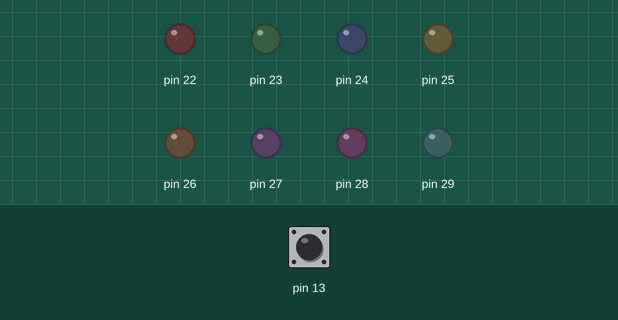
Recording of a sketch running on a simulated Arduino Mega 2560, built with avr-gcc and run on an emulated ATmega2560. Parts: output pins drawn as LEDs (lit = HIGH). The inputs (shaded band) are chosen by the test bench; at power-on: pin 13 LOW.

Above: at 1.2 s.
1.3 s: pin 13 driven HIGH
At 1.4 s:
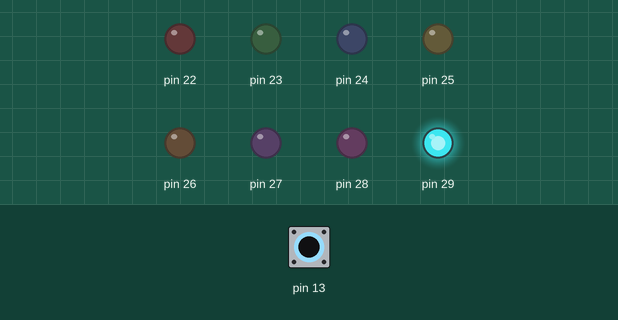
At 1.84 s:
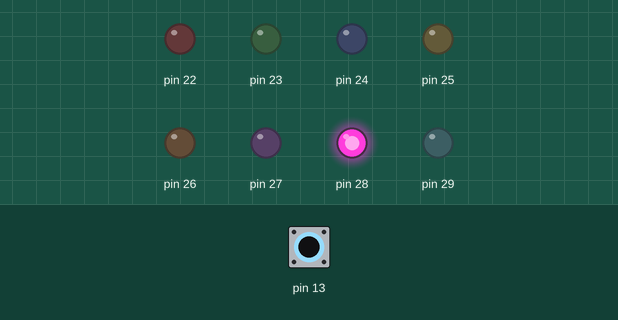
4.3 s: pin 13 driven LOW
At 4.47 s:
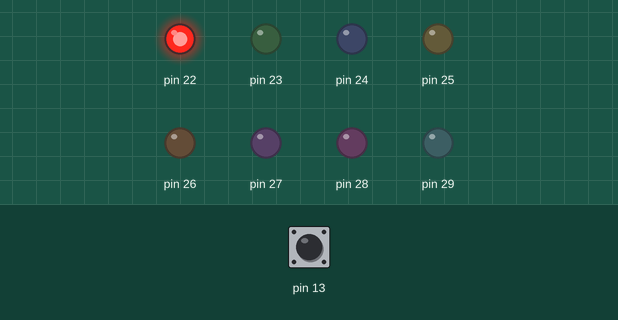
Timing chart, 0 to 7.3 s (numbered marks = the images above; inputs shaded):
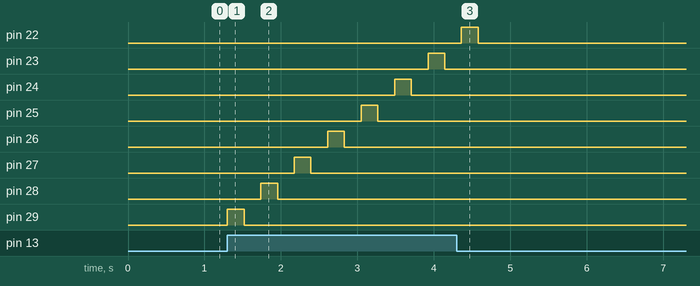

The sketch:

ETALVIS_Problem_08_04.ino
```cpp
//EMBEDDED SYSTEMS PROGRAMMING - GPIO
//SWITCH MONITOR  PROBLEMS
//SET 08 PROBLEM 04
//Connect 8 LEDs on PORT A and connect 8 push button switches on PORT B
//Press any Switch glow 0th LED delay 7th LED delay 6th led ... delay 0th LED
void delay1(void);
void setup() {
  // put your setup code here, to run once:
  volatile char *ddra, *ddrb;
  ddra = 0x21; ddrb = 0x24;
  *ddra = 0xFF; // Set Port A as output
  *ddrb = 0x00; // Set Port B as output
}

void loop() {
  // put your main code here, to run repeatedly:
  volatile char *outA , *inB;
  outA = 0x22;inB = 0x23;
  volatile int l;
  unsigned char led[8] = {0x01,0x02,0x04,0x08,0x10,0x20,0x40,0x80};
 while(*inB )
  {
    for(l=7;l>=0;l--)
    {
      *outA = led[l];
      delay1();
      *outA = 0x00;
      delay1();
    }
  }

}
void delay1(void)
{
  volatile long d;
  for (d = 0; d < 100000; d++); //short delay
}
```

Measured:
- after the input at 1.3 s, pin 23: LOW → HIGH after 2.6 s, → LOW 0.22 s later; pin 24: LOW → HIGH after 2.2 s, → LOW 0.22 s later; pin 25: LOW → HIGH after 1.8 s, → LOW 0.22 s later; pin 26: LOW → HIGH after 1.3 s, → LOW 0.22 s later; pin 27: LOW → HIGH after 0.88 s, → LOW 0.22 s later
- after the input at 4.3 s, pin 22: goes on until 4.6 s, then stays LOW; pin 23–29: stops changing and stays LOW
